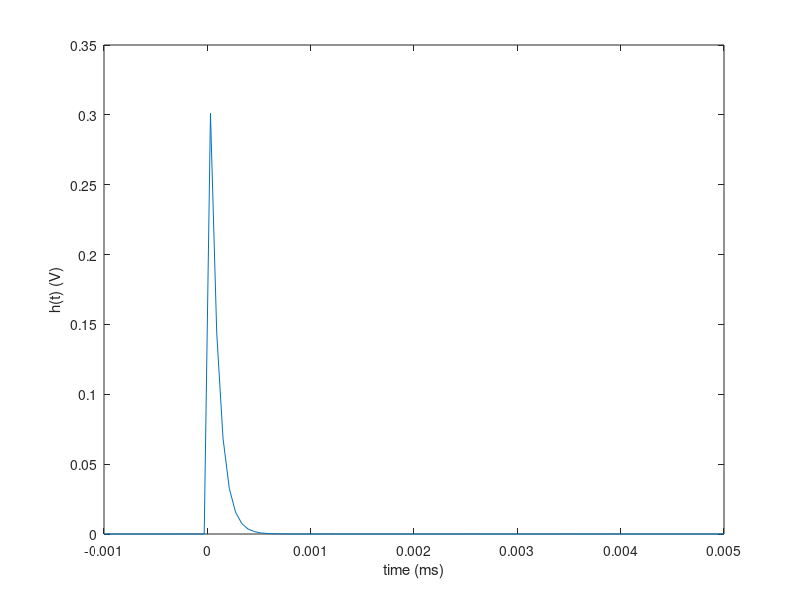

MATLAB code to generate this figure:
clc; clear; close all;

C = 10E-6;
RL = 8.2;
Rs = 20;
Rg = 82;
t = linspace(-0.001,0.005);

h = (1/2250).*1/(C*(Rs+Rg)).*exp(-1/(RL.*C).*t).*(t >= 0);

plot(t,h);
xlabel("time (ms)")
ylabel("h(t) (V)")
